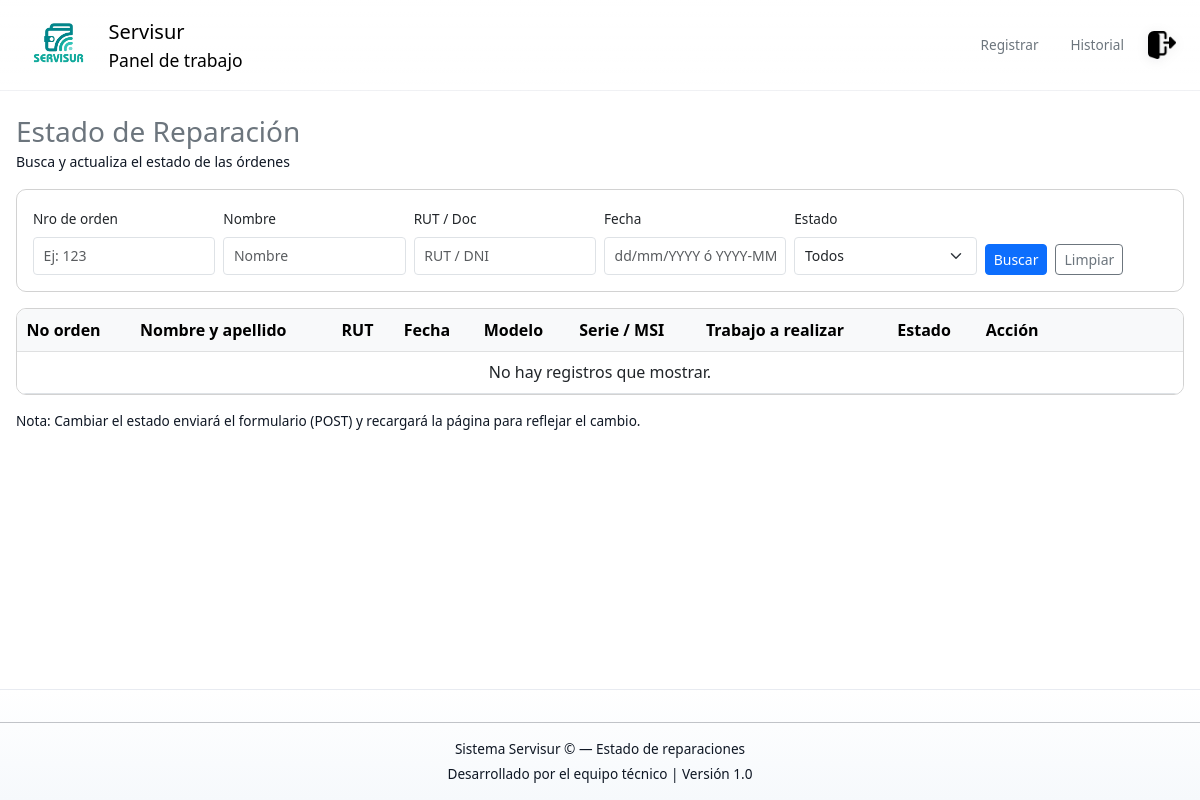
/estado/ (signed in), run on an earlier commit of the app's database.
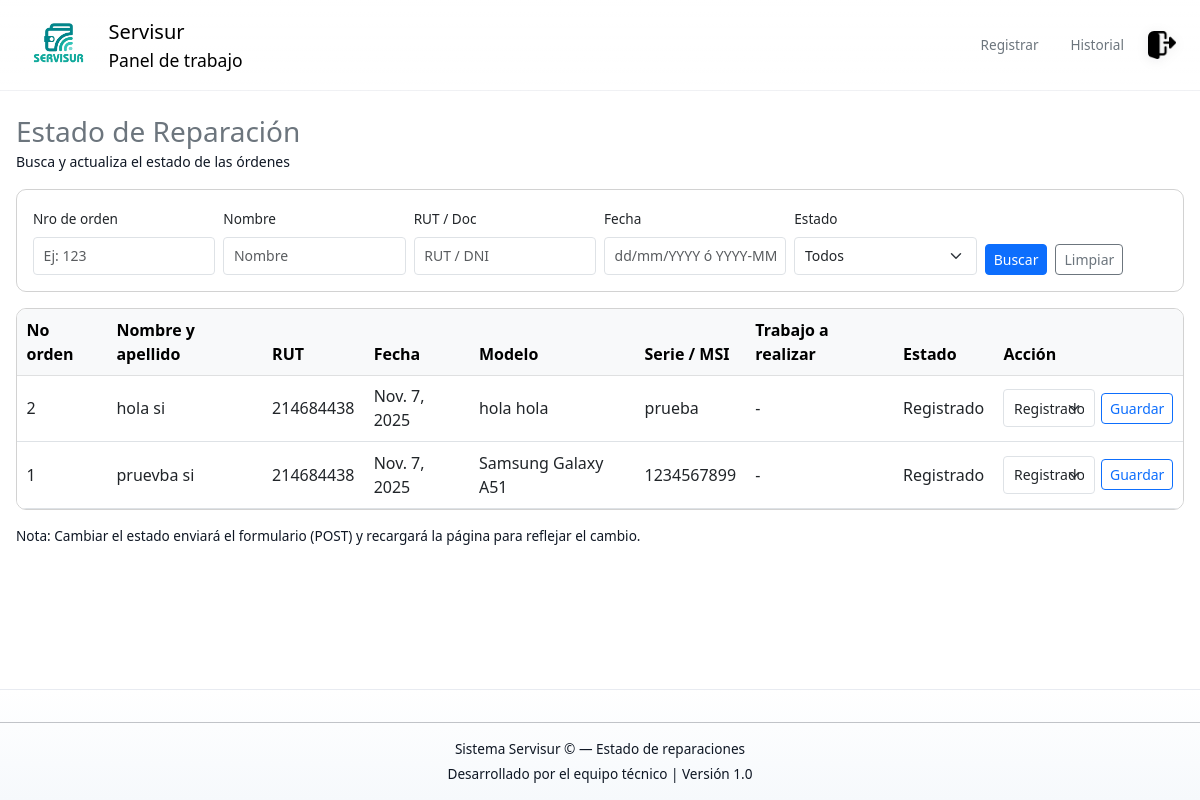
And on a later commit of the database.
### Base_Datos/models.py (models this page shows, shortened)
class Pedido(models.Model):
    ESTADOS = [
        ('REG', 'Registrado'),
        ('PRO', 'En proceso'),
        ('TER', 'Terminado'),
    ]
    N_Orden = models.AutoField(primary_key=True)
    Fecha = models.DateField()
    Coste = models.IntegerField()
    Abono = models.IntegerField()
    Restante = models.IntegerField()
    Dispositivo = models.ForeignKey(Dispositivo, on_delete=models.SET_NULL, null=True, related_name="pedidos")
    Activo = models.BooleanField(default=True)
    Estado = models.CharField(max_length=3, choices=ESTADOS, default='REG')
    Observaciones = models.CharField(max_length=50, null=True)
    Tipo_de_falla = models.ForeignKey(Tipo_Falla,on_delete=models.SET_NULL, null=True, related_name="pedidos")
    class Meta:
        verbose_name_plural = "Pedidos"

class Dispositivo(models.Model):
    PATRON_MATRIZ = [
    [1, 2, 3],
    [4, 5, 6],
    [7, 8, 9],
    ]
    METODOS_CHOICES = [
    ('PIN', 'PIN'),
    ('PASS', 'Contraseña'),
    ('PATRON', 'Patrón (matriz 3x3)'),
    ]
    modelo = models.ForeignKey(Modelo, on_delete=models.SET_NULL, null=True, related_name="dispositivos")
    Activo = models.BooleanField(default=True)
    rut = models.ForeignKey(Cliente, on_delete=models.SET_NULL,null=True,related_name="dispositivos")
    Metodo_Bloqueo = models.CharField(max_length=6, choices=METODOS_CHOICES,default='PASS')
    Codigo_Bloqueo = models.CharField(max_length=50)
    class Meta:
        verbose_name_plural = "Dispositivos"

class Cliente(models.Model):
    ORIGEN_CHOICES = [
    ('NAC', 'Nacional'),
    ('EXT', 'Extranjero'),
    ]
    Origen = models.CharField(max_length=3,choices=ORIGEN_CHOICES,default='NAC')
    Nombre = models.CharField(max_length=20)
    Apellido = models.CharField(max_length=20)
    Numero_telefono = models.CharField(max_length=15,null=True)
    Rut = models.CharField(max_length=50)
    Activo = models.BooleanField(default=True)
    class Meta:
        verbose_name_plural = "Clientes"

class Modelo(models.Model):
    Modelo = models.CharField(max_length=50)
    Marca = models.ForeignKey(Marca, on_delete=models.CASCADE, related_name="modelos")
    class Meta:
        verbose_name_plural = "Modelos"

class Marca(models.Model):
    Marca = models.CharField(max_length=100)

### Base_Datos/views.py (the view, shortened to what this page needs)
# urls.py: path('estado/', views.estado_reparacion_view, name='estado_reparacion'),
@login_required
@require_http_methods(["GET", "POST"])
def estado_reparacion_view(request):
    qs = Pedido.objects.select_related('Dispositivo__rut', 'Dispositivo__modelo__Marca').filter(Activo=True)
    orden = request.GET.get('orden', '').strip()
    fecha = request.GET.get('fecha', '').strip()
    doc = request.GET.get('doc', '').strip()
    nombre = request.GET.get('nombre', '').strip()
    estado = request.GET.get('estado', '').strip()
    if orden:
        if orden.isdigit():
            qs = qs.filter(N_Orden=int(orden))
        else:
            qs = qs.filter(N_Orden__icontains=orden)
    if doc:
        qs = qs.filter(Dispositivo__rut__Rut__icontains=doc)
    if nombre:
        qs = qs.filter(
            models.Q(Dispositivo__rut__Nombre__icontains=nombre) |
            models.Q(Dispositivo__rut__Apellido__icontains=nombre)
        )
    if estado:
        qs = qs.filter(Estado=estado)
    qs = qs.order_by('-Fecha', '-N_Orden')[:500]
    context = {
        'pedidos': qs,
        'filtros': {'orden': orden, 'fecha': fecha, 'doc': doc, 'nombre': nombre, 'estado': estado},
        'estado_choices': Pedido.ESTADOS,
    }
    return render(request, 'base_datos/Estado_reparacion.html', context)

### Base_Datos/templates/base_datos/Estado_reparacion.html (shortened to what the changed rows need)
{% extends "base_datos/base.html" %}
{% load static %}
{% block content %}
<link rel="stylesheet" href="{% static 'css/panel.css' %}">
<div class="container-fluid wide-container py-4">
  <div class="table-responsive card p-0">
    <table id="tablaPedidos" class="table table-hover align-middle mb-0">
      <thead class="table-light">
        <tr>
          <th>No orden</th>
          <th>Nombre y apellido</th>
          <th>RUT</th>
          <th>Fecha</th>
          <th>Modelo</th>
          <th>Serie / MSI</th>
          <th>Trabajo a realizar</th>
          <th>Estado</th>
          <th style="min-width:170px">Acción</th>
        </tr>
      </thead>
      <tbody>
        {% if pedidos %}
          {% for p in pedidos %}
            <tr data-orden="{{ p.N_Orden }}" data-estado="{{ p.Estado }}">
              <td class="td-orden">{{ p.N_Orden }}</td>
              <td class="td-nombre">
                {% if p.Dispositivo and p.Dispositivo.rut %}
                  {{ p.Dispositivo.rut.Nombre }} {{ p.Dispositivo.rut.Apellido }}
                {% else %}
                  -
                {% endif %}
              </td>
              <td class="td-rut">
                {% if p.Dispositivo and p.Dispositivo.rut %}
                  {{ p.Dispositivo.rut.Rut }}
                {% else %}
                  -
                {% endif %}
              </td>
              <td class="td-fecha">{{ p.Fecha }}</td>
              <td class="td-modelo">
                {% if p.Dispositivo and p.Dispositivo.modelo %}
                  {{ p.Dispositivo.modelo.Marca.Marca }} {{ p.Dispositivo.modelo.Modelo }}
                {% else %}
                  -
                {% endif %}
              </td>
              <td class="td-serie">{{ p.Dispositivo.Codigo_Bloqueo|default:"-" }}</td>
              <td class="td-trabajo">{% if p.Tipo_de_falla %}{{ p.Tipo_de_falla.Falla }}{% else %}-{% endif %}</td>
              <td class="td-estado">
                {% for code,label in estado_choices %}
                  {% if p.Estado == code %}{{ label }}{% endif %}
                {% endfor %}
              </td>
              <td>
                <form method="post" class="d-flex align-items-center" style="gap:6px;">
                  <select name="nuevo_estado" class="form-select form-select-sm">
                    {% for code,label in estado_choices %}
                      <option value="{{ code }}" {% if p.Estado == code %}selected{% endif %}>{{ label }}</option>
                    {% endfor %}
                  </select>
                  <button type="submit" class="btn btn-sm btn-outline-primary">Guardar</button>
                </form>
              </td>
            </tr>
          {% endfor %}
        {% else %}
          <tr><td colspan="9" class="text-center text-muted">No hay registros que mostrar.</td></tr>
        {% endif %}
      </tbody>
    </table>
  </div>
</div>
{% endblock %}

What changed in the data, as far as the page shows it:
added Pedido: N_Orden "2", Dispositivo.rut.Nombre "hola", Dispositivo.rut.Apellido "si", Dispositivo.rut.Rut "214684438", Fecha "Nov. 7, 2025", Dispositivo.modelo.Marca.Marca "hola", Dispositivo.modelo.Modelo "hola", Dispositivo.Codigo_Bloqueo "prueba", estado_choices "Registrado", nuevo_estado "Registrado"
added Pedido: N_Orden "1", Dispositivo.rut.Nombre "pruevba", Dispositivo.rut.Apellido "si", Dispositivo.rut.Rut "214684438", Fecha "Nov. 7, 2025", Dispositivo.modelo.Marca.Marca "Samsung", Dispositivo.modelo.Modelo "Galaxy A51", Dispositivo.Codigo_Bloqueo "1234567899", estado_choices "Registrado", nuevo_estado "Registrado"
Also different on the page:
text no longer shown: "No hay registros que mostrar."
